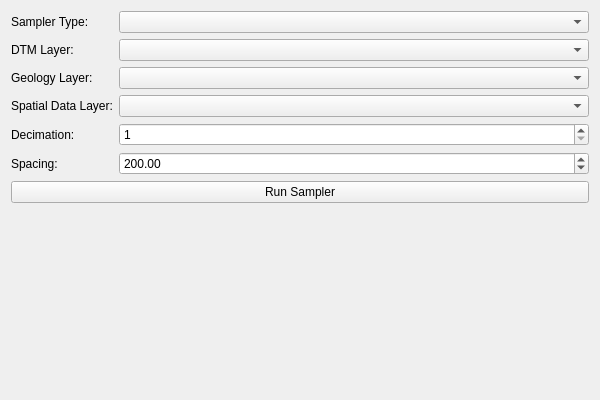
<?xml version="1.0" encoding="UTF-8"?>
<ui version="4.0">
 <class>SamplerWidget</class>
 <widget class="QWidget" name="SamplerWidget">
  <property name="geometry">
   <rect>
    <x>0</x>
    <y>0</y>
    <width>600</width>
    <height>400</height>
   </rect>
  </property>
  <property name="windowTitle">
   <string>Sampler</string>
  </property>
  <layout class="QVBoxLayout" name="verticalLayout">
   <item>
    <layout class="QFormLayout" name="formLayout">
     <item row="0" column="0">
      <widget class="QLabel" name="samplerTypeLabel">
       <property name="text">
        <string>Sampler Type:</string>
       </property>
      </widget>
     </item>
     <item row="0" column="1">
      <widget class="QComboBox" name="samplerTypeComboBox"/>
     </item>
     <item row="1" column="0">
      <widget class="QLabel" name="dtmLayerLabel">
       <property name="text">
        <string>DTM Layer:</string>
       </property>
      </widget>
     </item>
     <item row="1" column="1">
      <widget class="QgsMapLayerComboBox" name="dtmLayerComboBox">
       <property name="filters">
        <set>QgsMapLayerProxyModel::RasterLayer</set>
       </property>
       <property name="allowEmptyLayer">
        <bool>true</bool>
       </property>
      </widget>
     </item>
     <item row="2" column="0">
      <widget class="QLabel" name="geologyLayerLabel">
       <property name="text">
        <string>Geology Layer:</string>
       </property>
      </widget>
     </item>
     <item row="2" column="1">
      <widget class="QgsMapLayerComboBox" name="geologyLayerComboBox">
       <property name="filters">
        <set>QgsMapLayerProxyModel::PolygonLayer</set>
       </property>
       <property name="allowEmptyLayer">
        <bool>true</bool>
       </property>
      </widget>
     </item>
     <item row="3" column="0">
      <widget class="QLabel" name="spatialDataLayerLabel">
       <property name="text">
        <string>Spatial Data Layer:</string>
       </property>
      </widget>
     </item>
     <item row="3" column="1">
      <widget class="QgsMapLayerComboBox" name="spatialDataLayerComboBox"/>
     </item>
     <item row="4" column="0">
      <widget class="QLabel" name="decimationLabel">
       <property name="text">
        <string>Decimation:</string>
       </property>
      </widget>
     </item>
     <item row="4" column="1">
      <widget class="QSpinBox" name="decimationSpinBox">
       <property name="minimum">
        <number>1</number>
       </property>
       <property name="value">
        <number>1</number>
       </property>
      </widget>
     </item>
     <item row="5" column="0">
      <widget class="QLabel" name="spacingLabel">
       <property name="text">
        <string>Spacing:</string>
       </property>
      </widget>
     </item>
     <item row="5" column="1">
      <widget class="QgsDoubleSpinBox" name="spacingSpinBox">
       <property name="decimals">
        <number>2</number>
       </property>
       <property name="minimum">
        <double>0.010000000000000</double>
       </property>
       <property name="maximum">
        <double>100000.000000000000000</double>
       </property>
       <property name="value">
        <double>200.000000000000000</double>
       </property>
      </widget>
     </item>
    </layout>
   </item>
   <item>
    <widget class="QPushButton" name="runButton">
     <property name="text">
      <string>Run Sampler</string>
     </property>
    </widget>
   </item>
   <item>
    <spacer name="verticalSpacer">
     <property name="orientation">
      <enum>Qt::Vertical</enum>
     </property>
     <property name="sizeHint" stdset="0">
      <size>
       <width>20</width>
       <height>40</height>
      </size>
     </property>
    </spacer>
   </item>
  </layout>
 </widget>
 <customwidgets>
  <customwidget>
   <class>QgsMapLayerComboBox</class>
   <extends>QComboBox</extends>
   <header>qgsmaplayercombobox.h</header>
  </customwidget>
  <customwidget>
   <class>QgsDoubleSpinBox</class>
   <extends>QDoubleSpinBox</extends>
   <header>qgsdoublespinbox.h</header>
  </customwidget>
 </customwidgets>
 <resources/>
 <connections/>
</ui>
